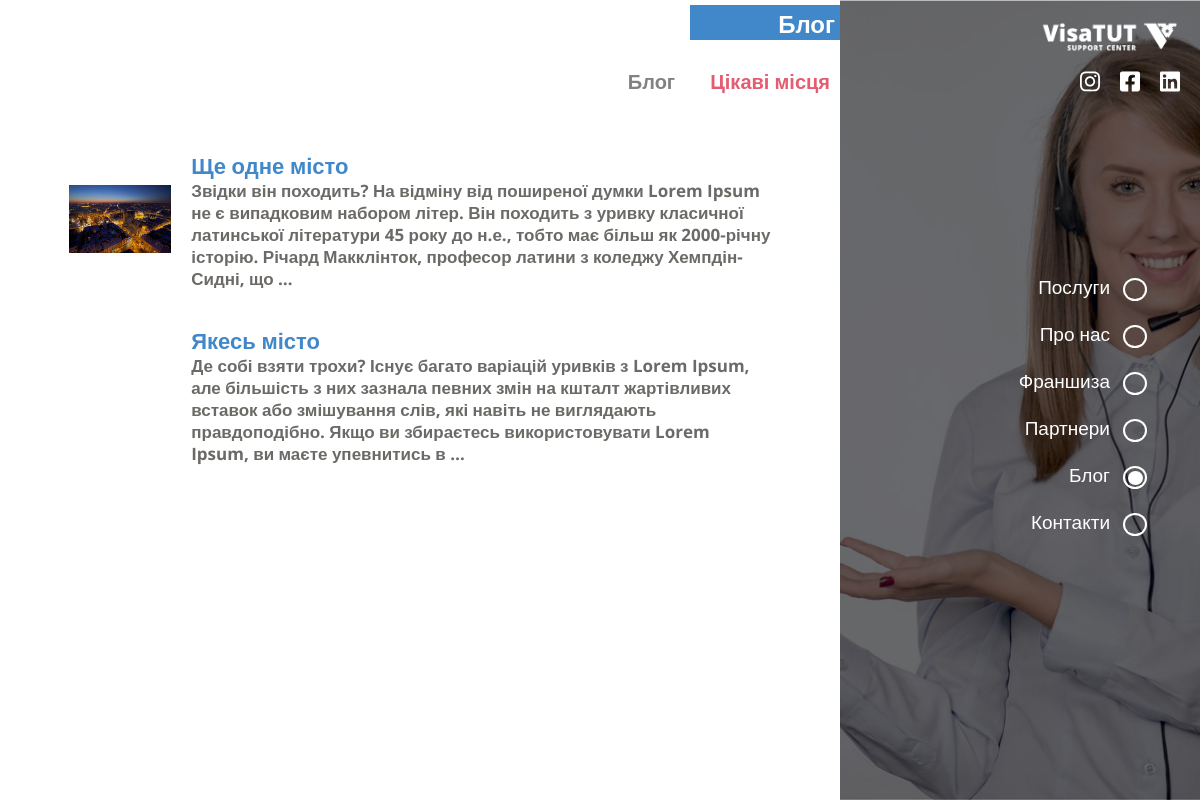
Page /blog/plakecinterect/ on the committed database.
### project/blog/models.py (models this page shows, shortened)
class PostCategory(MetaData):
    title           = models.CharField(verbose_name='Заголовок', max_length=150, blank=True, null=True)
    slug            = models.SlugField(verbose_name='Посилання', unique=True)
    image           = models.ImageField(verbose_name='Зображення', blank=True, null=True)
    updated         = models.DateTimeField(verbose_name='Змінено', auto_now=True)
    class Meta:
        verbose_name = 'Категорії блогу'
        verbose_name_plural = 'Категорії блогу'

class Post(MetaData):
    title           = models.CharField(verbose_name='Заголовок', max_length=150, blank=True, null=True)
    image           = models.ImageField(verbose_name='Зображення', blank=True, null=True)
    text            = HTMLField(verbose_name='Текст', blank=True, null=True)
    post_category   = models.ForeignKey(verbose_name='Відноситься до категорії', to='PostCategory', blank=True, null=True, on_delete=models.CASCADE, related_name='post_categories')
    updated         = models.DateTimeField(verbose_name='Змінено', auto_now=True)
    def get_image_url(self):
        url = ''
        if self.image: url = self.image.url
        return url
    class Meta:
        verbose_name = 'Пости'
        verbose_name_plural = 'Пости'

### project/views.py (the view)
# urls.py: path('blog/<slug>/',       blog,              name='blog'),
def blog(request, slug):
    post_category   = PostCategory.objects.get(slug=slug)
    posts           = Post.objects.filter(post_category=post_category).order_by('-updated')
    paginator       = Paginator(posts, 2)
    page_number     = request.GET.get('page', 1)
    page            = paginator.get_page(page_number)
    is_paginated    = page.has_other_pages()
    if page.has_previous(): prev_url = f'{page.previous_page_number()}'
    if page.has_next():     next_url = f'{page.next_page_number()}'
    return render(request, 'blog.html', locals())

### templates/blog.html (shortened to what this page needs)
<!DOCTYPE html>
<html lang="en">
<head>
	<link rel="stylesheet" href="/static/css/style.css?v=2">
</head>
<body class="services_fixed blog_fixed">
	<div class="nav-bar">
		<a class="logo_link" href="/">
			<div class="logo-wrap">
				<img src="/static/img/logo.png" alt="">
			</div>
		</a>
		<div class="hidden_nav-bar">
			<div data-index="2" data-menuanchor="secondPage" class="hidden_name slide psevdo_link">
				<div class="psevdo_point">
					<div class="psevdo_sub-point">
					</div>
				</div>
				<a href="#secondPage">
					Послуги
				</a>
			</div>
			<div data-index="3" data-menuanchor="3thPage" class="hidden_name slide psevdo_link">
				<div class="psevdo_point">
					<div class="psevdo_sub-point">
					</div>
				</div>
				<a href="#3thPage">
					Про нас
				</a>
			</div>
			<div data-index="4" data-menuanchor="4thpage" class="hidden_name slide psevdo_link">
				<div class="psevdo_point">
					<div class="psevdo_sub-point">
					</div>
				</div>
				<a href="#4thpage">
					Франшиза
				</a>
			</div>
			<div data-index="5" data-menuanchor="5thpage" class="hidden_name slide psevdo_link">
				<div class="psevdo_point">
					<div class="psevdo_sub-point">
					</div>
				</div>
				<a href="#5thpage">
					Партнери
				</a>
			</div>
			<div data-index="6" data-menuanchor="6thpage" class="hidden_name slide psevdo_link">
				<div class="psevdo_point">
					<div class="psevdo_sub-point psevdo_sub-point_active">
					</div>
				</div>
				<a href="#6thpage">
					Блог
				</a>
			</div>
			<div data-index="7" data-menuanchor="7thpage" class="hidden_name slide psevdo_link">
				<div class="psevdo_point">
					<div class="psevdo_sub-point">
					</div>
				</div>
				<a href="#7thpage">
					Контакти
				</a>
			</div>
		</div>
		  <div class="sociate-block">
			<div class="sociate-prof">
			</div>
			<div class="sociate-prof">
			</div>
			<div class="sociate-prof">
			</div>
		</div>
	</div>
		<section id="sect2" class="sect_name section sect2 services2">
			<div class="default-block">
				<div class="default-content">
					<div class="main__title">
						<h1 class="title_name">
							Блог
						</h1>
					</div>
					<div class="mini-navigation-block">
						<div data-scheme="102" class="nav_name nav_name_blog ">
							Блог
						</div>
						<div class="nav_name nav_name_blog nav_name_active">
							{{ post_category.title|truncatechars_html:40 }}
						</div>
					</div>
					<div class="blog-block normalScroll">
						{% for post in page %}
						<a href="{% url 'post' post_category.slug post.pk  %}" class="a_link_blog">
							<div class="blog-prof">
								<div class="blog-img">
									<img src="{{ post.get_image_url }}" alt="{{ post.img_alt }}">
								</div>
								<div class="blog-text">
									<div class="blog__title">
										{{ post.title }}
									</div>
									{{ post.text|truncatewords_html:40|striptags|safe }}
								</div>
							</div>
						</a>
						{% endfor %}
					</div>
				</div>
				<div class="default-image default-image-1">
				</div>
			</div>
		</section>
</body>
</html>

### static/css/style.css (style rules this page uses)
html { line-height:1.15;-webkit-text-size-adjust:100% }
body { margin:0 }
h1 { font-size:2em;margin:0.67em 0 }
a { background-color:transparent }
img { border-style:none }
@media (min-width: 996px) { body,html { overflow:hidden } }
.default-image { height:100vh }
.default-image-1 { background:url("../img/bg-2.jpg") no-repeat center top/cover }
.hidden_nav-bar { position:fixed;align-items:center;right:40px;top:45vh;z-index:9999 }
.hidden_name { flex:1;color:#fff;font-size:19px;flex:1;text-align:right;margin-right:15px;cursor:pointer;margin-top:25px }
.hidden_name a { text-decoration:none;color:#fff }
body { position:relative }
.nav-bar { top:20px;right:20px;position:fixed;z-index:999;display:flex;flex-direction:column;align-items:flex-end }
.logo-wrap { width:140px }
.logo-wrap img { width:100% }
.svg_soc { color:#fff;transform:all .2s;width:20px;cursor:pointer;margin-left:20px }
.sociate-block { display:flex;align-items:center;margin-left:60px }
.sociate-prof { transition:all .2s }
.sect_name { position:relative;height:100vh !important;overflow-x:hidden }
.logo_link { display:block;height:50px }
.sect2 { overflow:hidden }
.default-block { height:100vh;display:flex }
.default-content { background:#fff;position:relative;width:50%;overflow:hidden;transition:all .4s }
.default-image { width:50%;transition:all .4s }
.main__title { position:relative;display:flex;justify-content:flex-end }
.title_name { align-self:center;margin:0;color:#fff;text-align:right;font-size:1.5em;right:0;height:35px;width:150px;padding:5px 5px 0 0;background-color:#4088c9;color:#fff;text-align:right;font-size:1.5em;align-self:flex-end;margin-top:5px }
.mini-navigation-block { display:flex;align-items:center;justify-content:flex-end;margin:30px 0 }
.nav_name { cursor:pointer;color:#818281;font-size:20px;font-weight:700;text-align:center;transition:all .2s }
.nav_name_active { cursor:pointer;color:#e35c72;margin-right:10px }
.blog-block { display:flex;flex-direction:column;height:100%;overflow:auto;margin-top:10px;padding-bottom:60px }
.blog-prof { display:flex;align-items:center }
.blog-img { width:35% }
.blog-img img { width:100% }
.blog-text { font-size:17px;line-height:1.3;color:#6c6a67;width:65%;text-align:left;font-weight:700;text-decoration:none;margin-left:20px }
.blog__title { width:100%;margin:0 auto;color:#4088c9;font-weight:800;font-size:22px;display:flex;flex-direction:column }
.services2 .default-content { width:70% }
.services2 .default-image { width:30% }
.services2 .blog-text { width:85% }
.services2 .blog-img { width:15% }
.services2 .blog-block { padding-bottom:150px }
.services2 .blog-prof { width:95%;margin:0 auto;padding:8px;margin-top:20px;transition:all .3s;cursor:pointer }
.services_fixed .blog-block { width:90%;height:70%;margin:0 auto }
.services_fixed .hidden_name { display:flex;align-items:center;flex-direction:row-reverse }
.services_fixed .psevdo_point { box-shadow:0 0 0 2px #fff;width:20px;height:19px;border-radius:50%;position:relative;display:flex;justify-content:center;align-self:center;margin-left:15px;margin-top:3px }
.services_fixed .psevdo_sub-point { width:16px;height:15px;align-self:center;border-radius:100%;display:inline-block;text-decoration:none;position:absolute }
.services_fixed .psevdo_sub-point_active { width:15px;height:14px;align-self:center;border-radius:100%;display:inline-block;text-decoration:none;position:absolute;color:#fff;background-color:#fff;top:2.5px;left:3px }
.blog_fixed .blog-block { width:90%;height:100% }
.a_link_blog { text-decoration:none }
body { position:relative;padding:0;margin:0;font-family:'Open Sans', sans-serif;font-weight:400;background-color:#fff }
*,*:after,*:before { box-sizing:border-box }
.normalScroll { overflow:auto }

### rows in the picture
PostCategory: title "Цікаві місця"
Post: get_image_url (picture), title "Ще одне місто", text "Звідки він походить? На відміну від поширеної думки Lorem Ipsum не є випадковим набором літер. Він походить з уривку класичної латинської літератури 45 року до н.е., тобто має більш як 2000-річну історію. Річард Макклінток, професор латини з коледжу Хемпдін-Сидні, що …"
Post: title "Якесь місто", text "Де собі взяти трохи? Існує багато варіацій уривків з Lorem Ipsum, але більшість з них зазнала певних змін на кшталт жартівливих вставок або змішування слів, які навіть не виглядають правдоподібно. Якщо ви збираєтесь використовувати Lorem Ipsum, ви маєте упевнитись в …"
